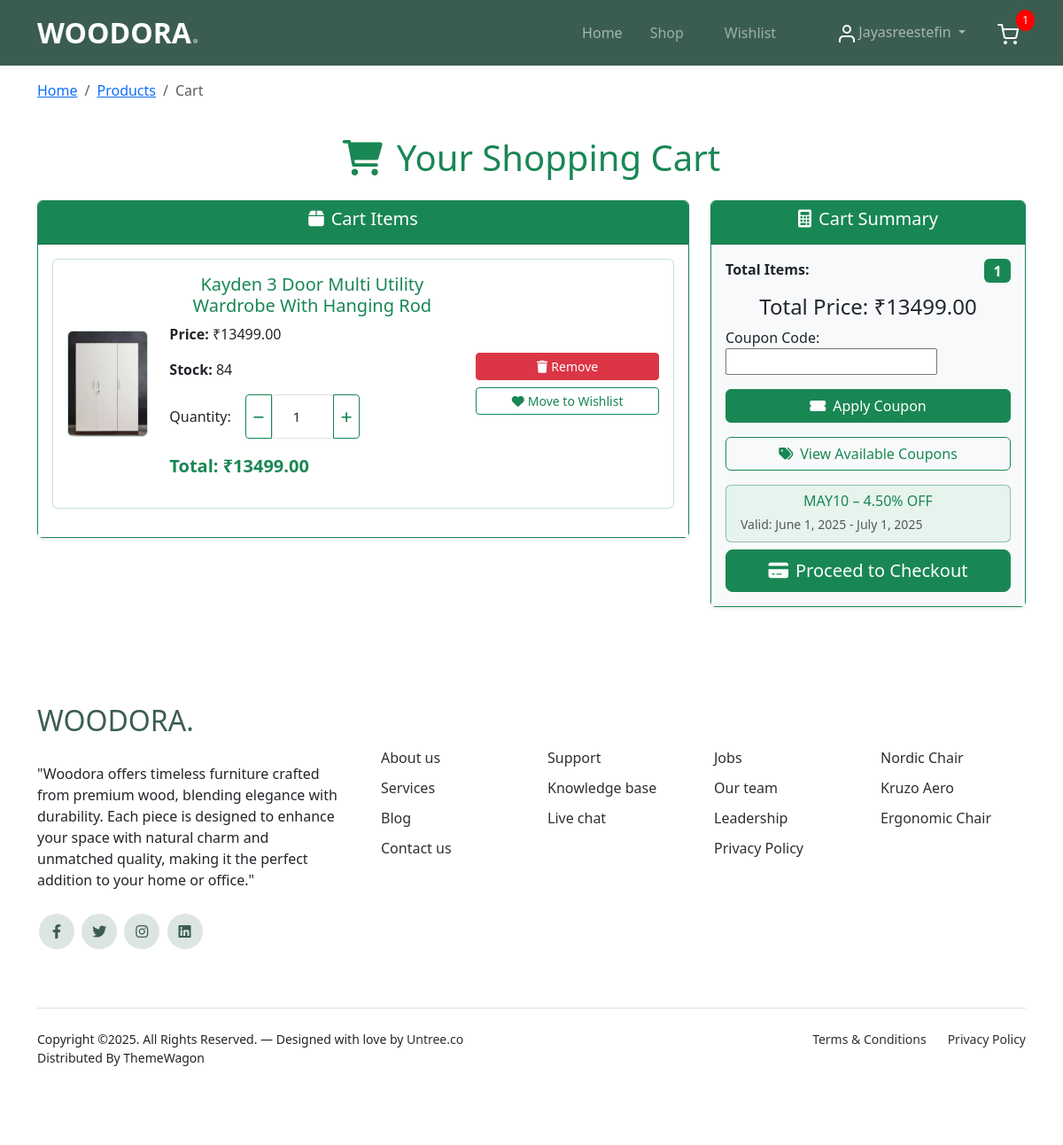
The app's page /products/cart/ (signed in) with its own data.
### home/models.py (models this page shows, shortened)
class CustomUser(AbstractUser):
    email = models.EmailField(unique=True)

### products/models.py (models this page shows, shortened)
class CartItem(models.Model):
    cart = models.ForeignKey(Cart, on_delete=models.CASCADE, related_name='cart_items')
    product = models.ForeignKey(Product, on_delete=models.CASCADE)
    variant = models.ForeignKey(ProductVariant, on_delete=models.CASCADE, null=True, blank=True)
    quantity = models.PositiveIntegerField(default=1)
    price = models.DecimalField(max_digits=10, decimal_places=2)

class Product(models.Model):
    category = models.ForeignKey(Category, on_delete=models.CASCADE, verbose_name="Category", default=1, related_name="products")
    name = models.CharField(max_length=200, verbose_name="Product Name")
    description = models.TextField(verbose_name="Product Description")
    brand = models.CharField(max_length=100, verbose_name="Brand", blank=True, null=True)
    price = models.DecimalField(max_digits=10, decimal_places=2, verbose_name="Price")
    stock = models.PositiveIntegerField(default=0)
    original_price = models.DecimalField(max_digits=10, decimal_places=2, verbose_name="Original Price", blank=True, null=True)
    discount_percentage = models.DecimalField(max_digits=5, decimal_places=2, verbose_name="Discount Percentage", blank=True, null=True, default=0)
    stock_status = models.BooleanField(default=True, verbose_name="In Stock")
    sold = models.PositiveIntegerField(verbose_name="Units Sold", default=0)
    coupons = models.ManyToManyField('Coupon', related_name='coupon_products',blank=True)
    main_image = models.ImageField(upload_to="products/main_images/", verbose_name="Main Image",default="products/main_images/default.jpg")
    material = models.CharField(max_length=100, verbose_name="Material", blank=True, null=True)
    dimensions = models.CharField(max_length=100, verbose_name="Dimensions", blank=True, null=True)
    weight = models.DecimalField(max_digits=5, decimal_places=2, verbose_name="Weight (kg)", blank=True, null=True)
    warranty = models.CharField(max_length=100, verbose_name="Warranty", blank=True, null=True)
    updated_at = models.DateTimeField(auto_now=True)
    is_active = models.BooleanField(default=True)
    created_at = models.DateTimeField(auto_now_add=True)
    is_deleted = models.BooleanField(default=False)

class Coupon(models.Model):
    DISCOUNT_TYPE_CHOICES = [
        ('percentage', 'Percentage'),
        ('fixed', 'Fixed'),
    ]
    code = models.CharField(max_length=50, unique=True)
    discount_type = models.CharField(max_length=10, choices=DISCOUNT_TYPE_CHOICES, default='percentage')
    discount = models.DecimalField(max_digits=5, decimal_places=2)
    valid_from = models.DateField()
    valid_until = models.DateField()
    usage_limit = models.IntegerField()
    active = models.BooleanField(default=True)

### products/views.py (the view, shortened to what this page needs)
# urls.py: path('cart/', views.cart_detail, name='cart_detail'),
@login_required
def cart_detail(request):
    cart, created = Cart.objects.get_or_create(user=request.user)
    cart_items = CartItem.objects.filter(cart=cart)
    updated_items = []
    unavailable_items = []
    for item in cart_items:
        product = item.product
        category_active = product.category.is_active if product.category else True
        if product.is_deleted or not (product.is_active and category_active and product.stock > 0):
            unavailable_items.append(item)
        else:
            item.quantity = min(item.quantity, product.stock)
            item.save()
            updated_items.append(item)
    total_after_offer = sum(item.quantity * item.price for item in updated_items)
    total_items = sum(item.quantity for item in updated_items)
    coupon_form = CouponApplyForm(request.POST or None)
    discount_amount = 0
    final_price = total_after_offer
    session_coupon = request.session.get("applied_coupon")
    available_coupons = Coupon.objects.filter(
        active=True,
        valid_from__lte=date.today(),
        valid_until__gte=date.today()
    ).exclude(code__iexact="monsoon" if total_after_offer < 30000 else "")
    context = {
        'cart_items': updated_items + unavailable_items,
        'total_after_offer': total_after_offer,
        'total_items': total_items,
        'coupon_form': coupon_form,
        'cart': cart,
        'discount_amount': discount_amount,
        'final_price': final_price,
        'available_coupons': available_coupons,
        'user': cart.user
    }
    return render(request, 'user/cart_detail.html', context)

### templates/user/cart_detail.html (shortened to what this page needs)
{% extends "layouts/mainsecond.html" %}
{% load static %}
{% load cart_extras %}
{% block body %}
<div class="container py-4">
    <div class="row mb-4">
        <div class="col-12">
            <h1 class="display-6 text-center text-success mb-0">
                <i class="fas fa-shopping-cart me-3"></i>Your Shopping Cart
            </h1>
        </div>
    </div>
    <div class="row g-4">
        <div class="col-lg-8">
            <div class="card border-success shadow-sm">
                <div class="card-header bg-success text-white">
                    <h5><i class="fas fa-box me-2"></i>Cart Items</h5>
                </div>
                <div class="card-body bg-white">
                    {% for item in cart_items %}
                    <div class="card border-success border-opacity-25 mb-3 {% if item.product.is_deleted or not item.product.category.is_active or item.product.stock == 0 %}opacity-50{% endif %}">
                        <div class="card-body">
                            <div class="row align-items-center">
                                <div class="col-md-2 text-center">
                                    <img src="{{ item.product.main_image.url }}" class="img-fluid rounded border border-success border-opacity-25" style="width: 120px; height: 120px; object-fit: cover;">
                                </div>
                                <div class="col-md-6">
                                    <h5 class="text-success">{{ item.product.name }}</h5>
                                    {% if item.product.is_deleted or not item.product.category.is_active or item.product.stock == 0 %}
                                    <p class="text-danger fw-bold"><i class="fas fa-ban me-1"></i>This product is currently unavailable</p>
                                    {% else %}
                                    <p><strong>Price:</strong> ₹{{ item.price }}</p>
                                    <p><strong>Stock:</strong> {{ item.product.stock }}</p>
                                    {% endif %}
                                    <div class="d-flex align-items-center mb-3">
                                        <span class="me-3">Quantity:</span>
                                        <div class="btn-group me-3">
                                            <button type="button" class="btn btn-outline-success btn-sm"
                                                        onclick="changeQuantity('{{ item.id }}', -1, {{ item.price }}, {{ item.product.stock }})"
                                                        {% if item.product.is_deleted or not item.product.category.is_active or item.product.stock == 0 %}disabled{% endif %}>
                                                    <i class="fas fa-minus"></i>
                                                </button>
                                                <input type="number" id="quantity-{{ item.id }}" class="form-control form-control-sm text-center"
                                                       value="{{ item.quantity }}" min="0" max="6" style="max-width: 70px;"
                                                       onchange="updatePrice('{{ item.id }}', {{ item.price }}, {{ item.product.stock }})"
                                                       {% if item.product.is_deleted or not item.product.category.is_active or item.product.stock == 0 %}disabled{% endif %}>
                                                <button type="button" class="btn btn-outline-success btn-sm"
                                                        onclick="changeQuantity('{{ item.id }}', 1, {{ item.price }}, {{ item.product.stock }})"
                                                        {% if item.product.is_deleted or not item.product.category.is_active or item.product.stock == 0 %}disabled{% endif %}>
                                                    <i class="fas fa-plus"></i>
                                                </button>
                                        </div>
                                    </div>
                                    <p class="fw-bold text-success fs-5">Total: ₹<span id="total-{{ item.id }}">{{ item.price|multiply:item.quantity|floatformat:2 }}</span></p>
                                </div>
                                <div class="col-md-4 text-end">
                                    <div class="d-grid gap-2">
                                        <a href="{% url 'remove_from_cart' item.product.id %}" class="btn btn-danger btn-sm"><i class="fas fa-trash me-1"></i>Remove</a>
                                        <a href="{% url 'move_to_wishlist' item.product.id %}" class="btn btn-outline-success btn-sm"><i class="fas fa-heart me-1"></i>Move to Wishlist</a>
                                    </div>
                                </div>
                            </div>
                        </div>
                    </div>
                    {% endfor %}
                </div>
            </div>
        </div>
        <div class="col-lg-4">
            <div class="card border-success shadow-sm">
                <div class="card-header bg-success text-white">
                    <h5><i class="fas fa-calculator me-2"></i>Cart Summary</h5>
                </div>
                <div class="card-body bg-light">
                    <div class="mb-3">
                        <strong>Total Items:</strong>
                        <span id="cart-total-items" class="badge bg-success fs-6 float-end">{{ total_items }}</span>
                    </div>
                    {% if cart.coupon_code %}
                    <p>Original Price: <del id="original-price">₹{{ total_after_offer|floatformat:2 }}</del></p>
                    <p>Coupon Discount ({{ cart.coupon_code }}): -₹ <span id="coupon-discount">{{ discount_amount|default:0|floatformat:2 }}</span></p>
                    <hr>
                    <h4>Total: ₹<span id="cart-total-price">{{ final_price|floatformat:2 }}</span></h4>
                    <div class="alert alert-success mt-3"><i class="fas fa-tag me-2"></i>Coupon Applied: <strong>{{ cart.coupon_code }}</strong></div>
                    <a href="{% url 'remove_coupon' %}" class="btn btn-outline-danger btn-sm w-100 mb-3"><i class="fas fa-times me-1"></i>Remove Coupon</a>
                    {% else %}
                    <h4>Total Price: ₹<span id="cart-total-price">{{ total_after_offer|floatformat:2 }}</span></h4>
                    <form method="post" action="{% url 'apply_coupon' %}" class="mb-3">
                        {{ coupon_form.as_p }}
                        <button type="submit" class="btn btn-success w-100"><i class="fas fa-ticket-alt me-2"></i>Apply Coupon</button>
                    </form>
                    {% endif %}
                    <button id="showCoupons" class="btn btn-outline-success w-100 mb-3"><i class="fas fa-tags me-2"></i>View Available Coupons</button>
                    {% if available_coupons %}
                    {% for coupon in available_coupons %}
                    <div class="card border-success border-opacity-50 mb-2">
                        <div class="card-body bg-success bg-opacity-10 py-2">
                            <h6 class="text-success mb-1">{{ coupon.code }} – {{ coupon.discount }}% OFF</h6>
                            <small class="text-muted">Valid: {{ coupon.valid_from }} - {{ coupon.valid_until }}</small>
                        </div>
                    </div>
                    {% endfor %}
                    {% else %}
                    <div class="alert alert-secondary text-center"><small>No coupons available at the moment.</small></div>
                    {% endif %}
                    <div class="d-grid">
                        <a href="{% url 'checkoutpage' %}" class="btn btn-success btn-lg"><i class="fas fa-credit-card me-2"></i>Proceed to Checkout</a>
                    </div>
                </div>
            </div>
        </div>
    </div>
</div>
{% endblock body %}

### templates/inc/navbar.html (shortened to what this page needs)
{% load static %}
  <link href="https://cdn.jsdelivr.net/npm/bootstrap@5.3.0/dist/css/bootstrap.min.css" rel="stylesheet">
<nav class="custom-navbar navbar navbar navbar-expand-md navbar-dark " arial-label="Furni navigation bar" style="background-color: #006400;z-index: 2000;">
    <div class="container">
        <a class="navbar-brand" href="index.html">WOODORA<span>.</span></a>
        <div class="collapse navbar-collapse" id="navbarsFurni">
            <ul class="custom-navbar-nav navbar-nav ms-auto mb-2 mb-md-0">
                    <a class="nav-link" href="{% url 'index' %}">Home</a>
                 {% if user.is_authenticated %}
                <li><a class="nav-link" href="{% url 'products' %}">Shop</a></li>
                <li><a class="nav-link" href="{% url 'wishlist' %}">Wishlist</a></li>
                {% endif %}
            </ul>
            <ul class="custom-navbar-cta navbar-nav mb-2 mb-md-0 ms-5">
                <li class="nav-item dropdown">
                    <a class="nav-link dropdown-toggle" href="#" id="userDropdown" role="button" data-bs-toggle="dropdown" aria-expanded="false">
                        <img src="{% static 'images/user.svg' %}" alt="User">
                        {% if user.is_authenticated %}
                           <span>{{ user.username }}</span>
                        {% endif %}
                    </a>
                </li>
                {% if user.is_authenticated %}
<li style="position: relative;">
  <a class="nav-link" href="{% url 'cart_detail' %}">
    <img src="{% static 'images/cart.svg' %}" alt="Cart">
    {% if cart_count > 0 %}
      <span style="position: absolute; top: -5px; right: -10px; background-color: red; color: white; border-radius: 50%; padding: 3px 7px; font-size: 12px;">
        {{ cart_count }}
      </span>
    {% endif %}
  </a>
</li>
                {% endif %}
            </ul>
        </div>
    </div>
</nav>

### records on screen
CustomUser: username "Jayasreestefin"
CartItem: product.main_image (picture), product.name "Kayden 3 Door Multi Utility Wardrobe With Hanging Rod", price "13499.00", product.stock "84", quantity "1", price|multiply "13499.00"
Coupon: code "MAY10", discount "4.50", valid_from "June 1, 2025", valid_until "July 1, 2025"

### other values on screen
{{ cart_count }} "1"
{{ crumb.title }} "Home" "Products"
{{ crumb.title }} "Cart"
{{ total_items }} "1"
{{ total_after_offer|floatformat:2 }} "13499.00"
